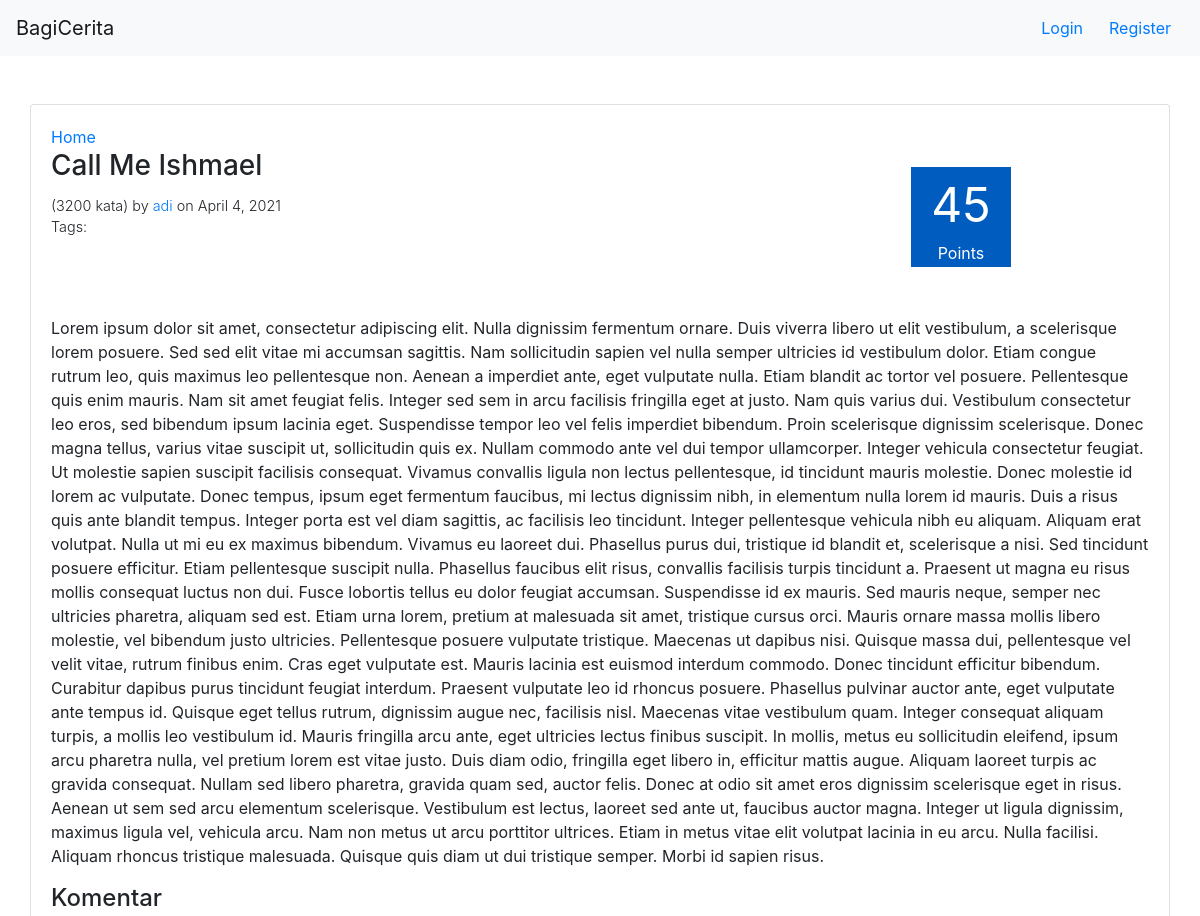
The page /stories/2 (upper part) on the database as committed earlier.
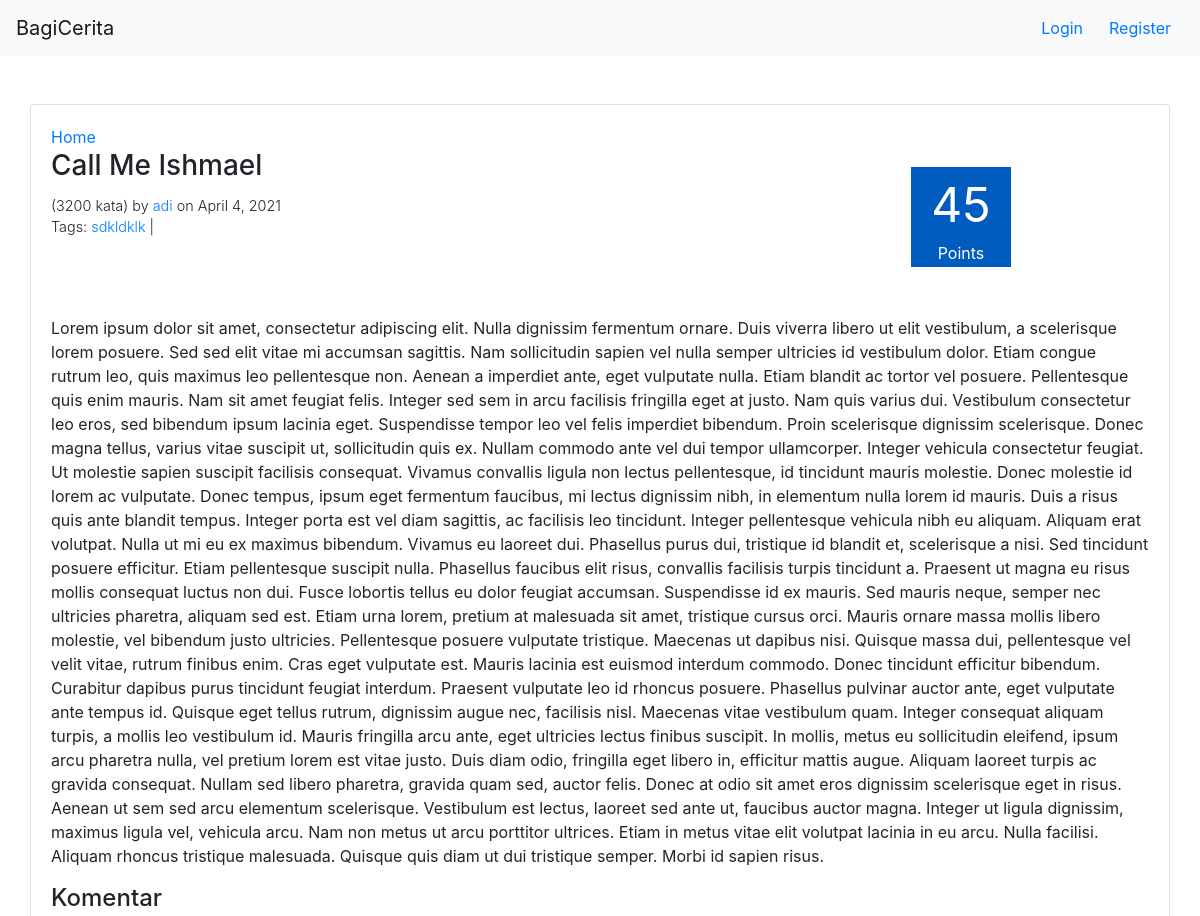
The same page on the database as committed later.
### story/models.py (models this page shows, shortened)
class Tag(models.Model):
    name = models.CharField(max_length=120,blank=True)
    stories = models.ManyToManyField(Story)

### story/views.py (the view, shortened to what this page needs)
# urls.py: path('<int:story_id>',story_view,name="story"),
def story_view(request,story_id):
    story = Story.objects.get(id=story_id)
    context={
        "id":story_id,
        "rating":10,
        "story":get_story(story),
        "comments":get_comments(story_id),
        "have_commented":"False"
    }
    for comment in context['comments']:
        print("comment: "+str(comment))
        if(comment.user.id == request.user.id):
            context['have_commented']="True"
    return render(request,"story/story.html",context)

### bagicerita/context_processor.py (called while the page is built)
def get_auth_form(request):
    registerForm = UserCreationForm()
    return{
        'register_form':registerForm
    }

def check_if_logged_in(request):
    if request.user.is_authenticated:
        return{
            'logged_in':True,
            'username':request.user.username
        }
    else:
        return {
            'logged_in':False
        }

### story/templatetags/story_tags.py (called while the page is built)
@register.filter(name="render_rating")
def render_rating(rating):
    rating_html = ""
    rating_counter=0
    for x in range(5):
        if(rating_counter>=rating):
           rating_html+="<span class='fa fa-star'></span>"
        elif(rating_counter+2>rating):
            rating_html+="<span class='fa fa-star-half-o checked'></span>"
            rating_counter+=1
        else:
            rating_html+="<span class='fa fa-star checked'></span>"
            rating_counter+=2
    return mark_safe(rating_html)

@register.inclusion_tag('story/comment.html')
def comment_tag(comment,request):
    return {'comment' : comment,'request':request}

@register.inclusion_tag('story/reply.html')
def reply_tag(comment,request):
    return {'comment' : comment,'request':request}

### templates/story/story.html (shortened to what this page needs)
{% extends 'base.html' %}
{% load story_tags %}
{% block content %}
    {% include 'navbar.html' %}
    <div class="container">
        <div class="row mt-5">
            <div class="card" style="width: 100%">
                <div class="card-body">
                    <a href="/stories">Home</a>
                    <div class="story">
                        <div class="story-info-container">
                            <div class="story-info mb-5">
                                <h3 class="card-title">{{story.title}}</h3>
                                <span class="text-story-info font-weight-light">(3200 kata) by <a href="/user/{{story.user.username}}/profile">{{story.user.username}}</a> on {{story.date_posted}}</span>
                                <span class="text-story-info tags font-weight-light">Tags:
                                    {% for tag in  story.tags%}
                                        <a href="twitter.com">{{tag.name}}</a> |
                                    {% endfor %}
                                </span>
                            </div>
                            <div class="score-box story-page mr-2">
                                <div class="points-number text-center mb-0">{{story.rating}}</div>
                                <div class="points-text text-center">Points</div>
                            </div>
                        </div>
                        <div class="story-content">
                            <p>{{story.content}}</p>
                        </div>
                    </div>
                    <div class="comments">
                        <h4 class="card-title">Komentar</h4>
                    </div>
                </div>
            </div>
        </div>
    </div>
{% endblock %}

Rows that differ between the two databases and show on the page:
added Tag: name "sdkldklk"
